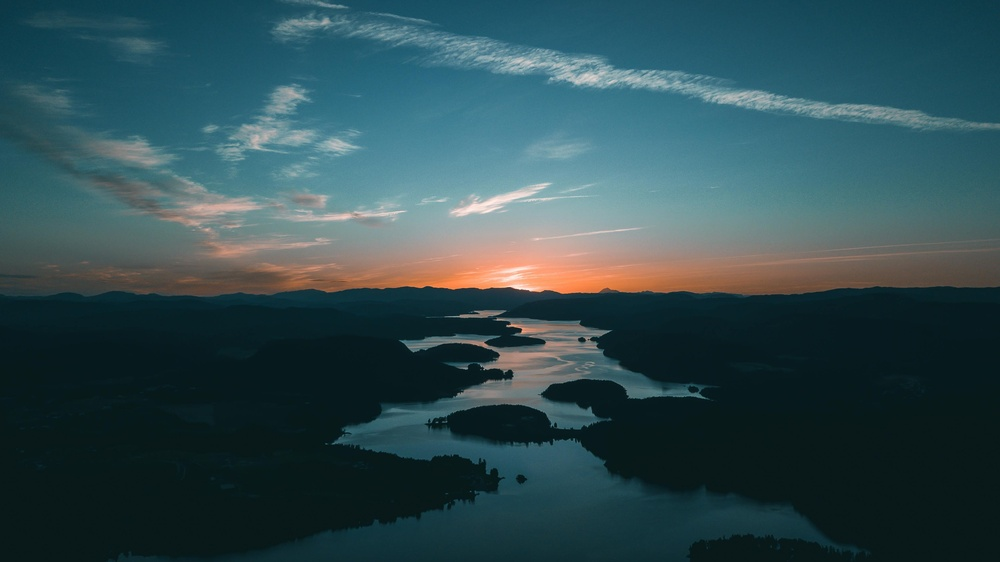
#> input picture Experiment_3/image.jpg, 1000 x 562 px, shrunk from 3844 x 2159 before the run
$ python main.py   (older library calls are emulated)
#> lines starting #> are read from the running program, lines starting #| are printed output that depends on the picture
import cv2
import numpy as np
import matplotlib.pyplot as plt
import time

# ==========================================
# STEP 1: Load Image
# ==========================================

image = cv2.imread("image.jpg")
#> image is the input picture: shape (562, 1000, 3); mean B, G, R 80.8, 75.5, 47.8

if image is None:
    print("Error: image.jpg not found!")
    print("Please keep image.jpg in the same folder as main.py")
    exit()

# Convert BGR to RGB for Matplotlib
image_rgb = cv2.cvtColor(image, cv2.COLOR_BGR2RGB)


# ==========================================
# STEP 2: Display Original Image
# ==========================================

plt.figure(figsize=(6, 4))
plt.imshow(image_rgb)
plt.title("Original Image")
plt.axis("off")
plt.show()


# ==========================================
# STEP 3: Gaussian Filtering
# ==========================================

start = time.time()

gaussian_blur = cv2.GaussianBlur(image, (5, 5), 0)

gaussian_time = time.time() - start

gaussian_rgb = cv2.cvtColor(gaussian_blur, cv2.COLOR_BGR2RGB)

plt.figure(figsize=(6, 4))
plt.imshow(gaussian_rgb)
plt.title("Gaussian Blur")
plt.axis("off")
plt.show()


# ==========================================
# STEP 4: Median Filtering
# ==========================================

start = time.time()

median_filter = cv2.medianBlur(image, 5)

median_time = time.time() - start

median_rgb = cv2.cvtColor(median_filter, cv2.COLOR_BGR2RGB)

plt.figure(figsize=(6, 4))
plt.imshow(median_rgb)
plt.title("Median Filter")
plt.axis("off")
plt.show()


# ==========================================
# STEP 5: Average / Mean Filtering
# ==========================================

start = time.time()

average_filter = cv2.blur(image, (5, 5))

average_time = time.time() - start

average_rgb = cv2.cvtColor(average_filter, cv2.COLOR_BGR2RGB)

plt.figure(figsize=(6, 4))
plt.imshow(average_rgb)
plt.title("Average / Mean Filter")
plt.axis("off")
plt.show()


# ==========================================
# STEP 6: Laplacian Filtering
# ==========================================

gray = cv2.cvtColor(image, cv2.COLOR_BGR2GRAY)
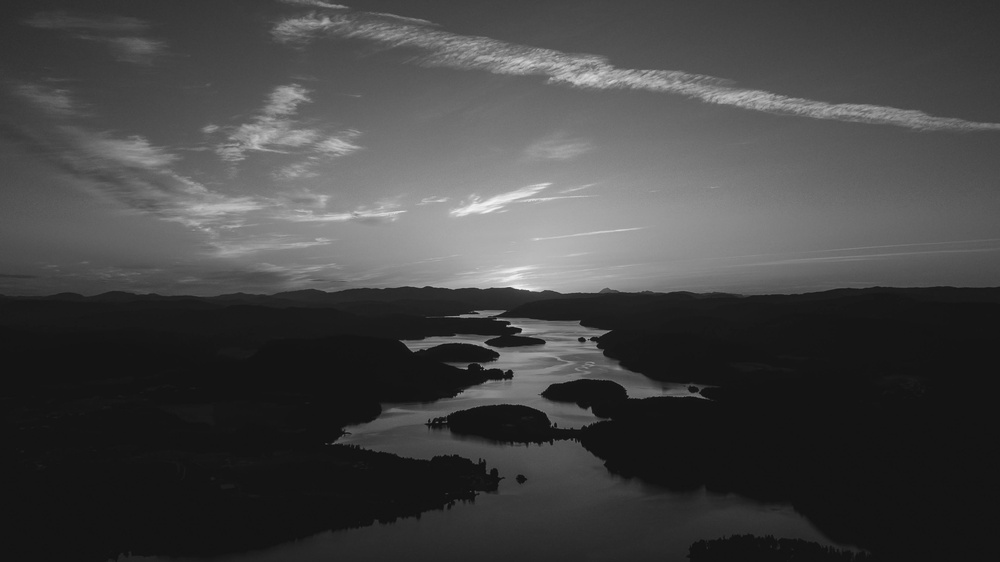
#> gray: shape (562, 1000); min 11, max 246, mean 67.8

start = time.time()

laplacian_result = cv2.Laplacian(gray, cv2.CV_64F)
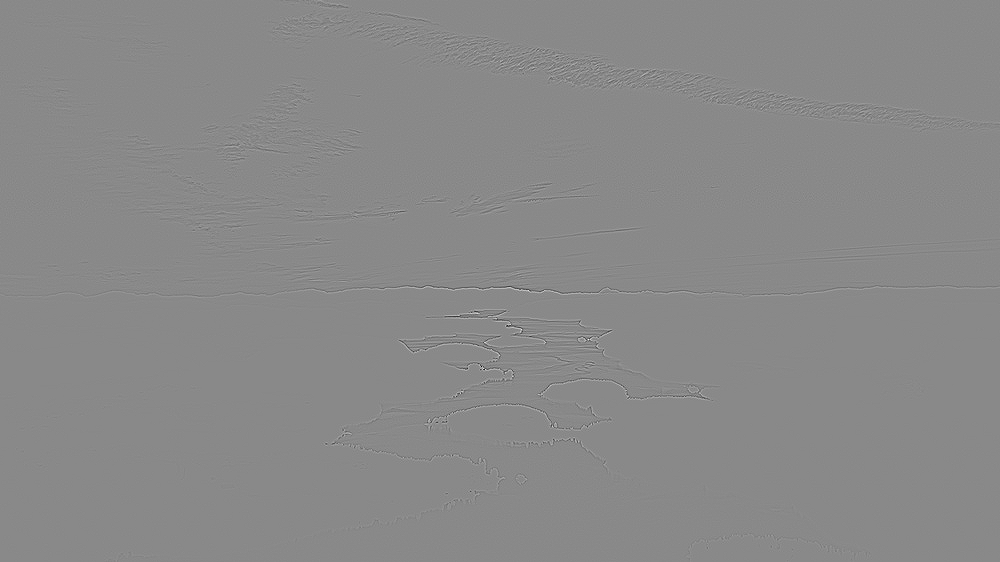
#> laplacian_result: shape (562, 1000) float64; min -299, max 256, mean 0; drawn with min black and max white

laplacian_time = time.time() - start

laplacian = cv2.convertScaleAbs(laplacian_result)
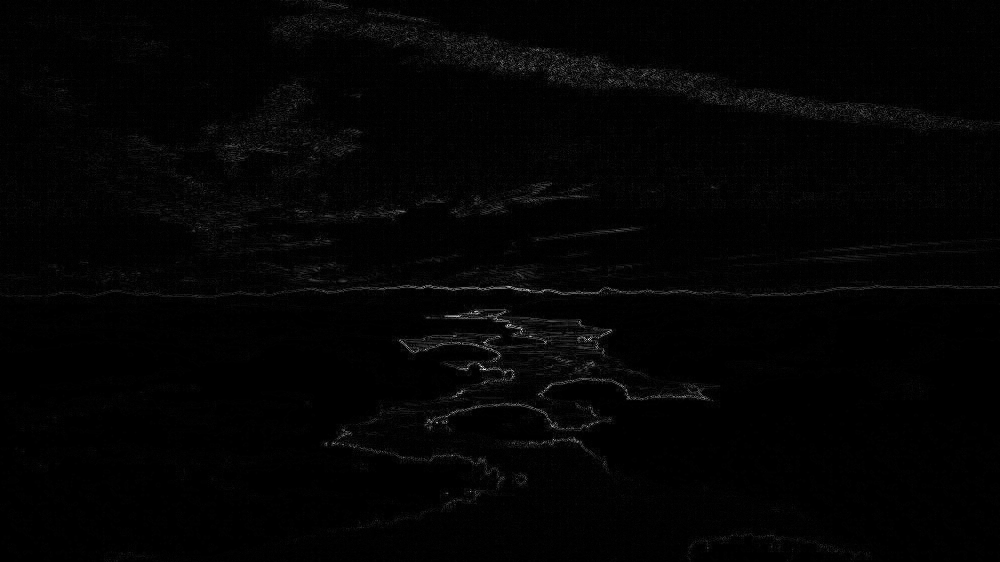
#> laplacian: shape (562, 1000); min 0, max 255, mean 3.5

plt.figure(figsize=(6, 4))
plt.imshow(laplacian, cmap="gray")
plt.title("Laplacian Filter")
plt.axis("off")
plt.show()


# ==========================================
# STEP 7: Sobel Edge Detection
# ==========================================

# Sobel X - Vertical Edges
start = time.time()

sobel_x_result = cv2.Sobel(
    gray,
    cv2.CV_64F,
    1,
    0,
    ksize=3
)
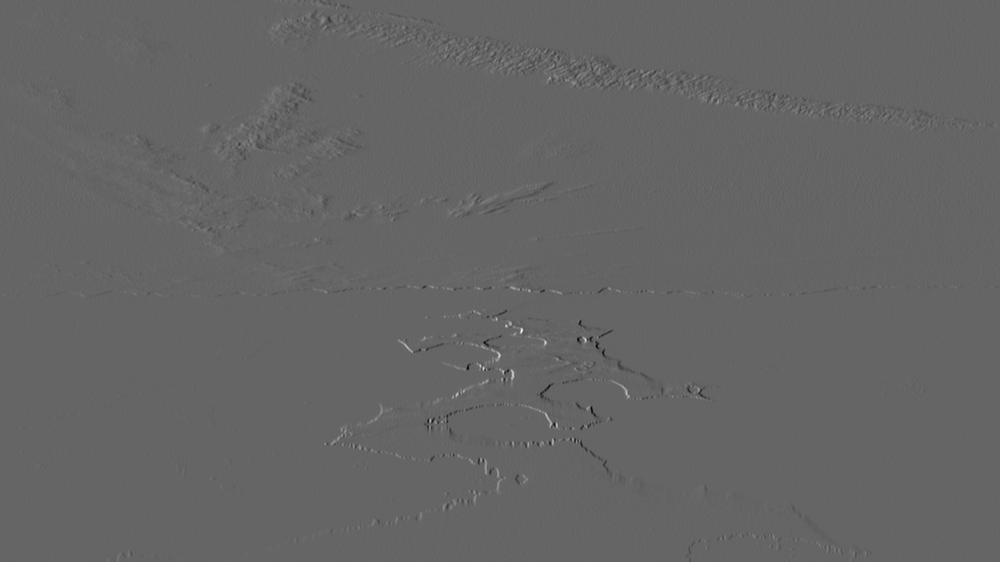
#> sobel_x_result: shape (562, 1000) float64; min -389, max 589, mean 0; drawn with min black and max white

sobel_x_time = time.time() - start

sobel_x = cv2.convertScaleAbs(sobel_x_result)


# Sobel Y - Horizontal Edges
start = time.time()

sobel_y_result = cv2.Sobel(
    gray,
    cv2.CV_64F,
    0,
    1,
    ksize=3
)
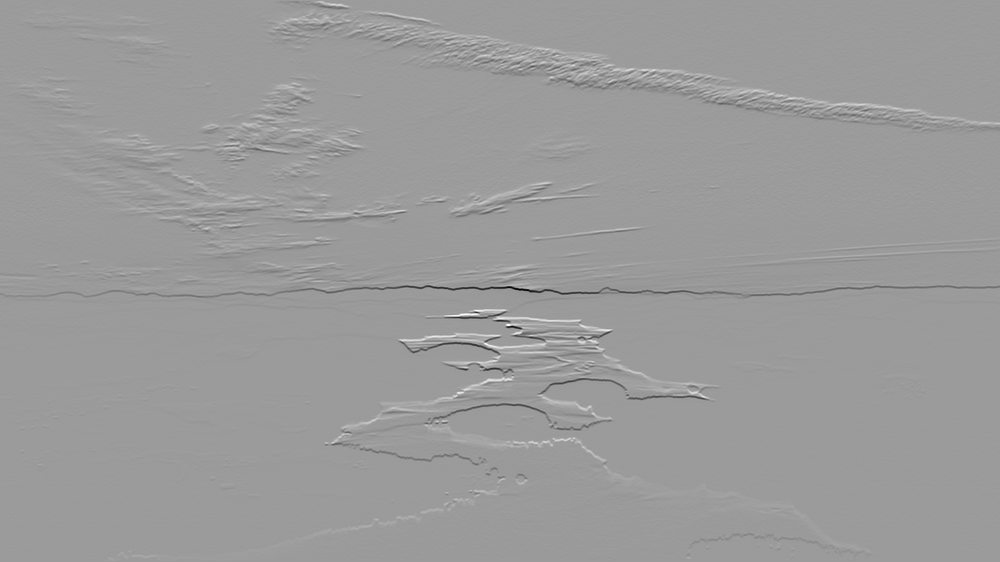
#> sobel_y_result: shape (562, 1000) float64; min -715, max 460, mean -0.4; drawn with min black and max white

sobel_y_time = time.time() - start

sobel_y = cv2.convertScaleAbs(sobel_y_result)
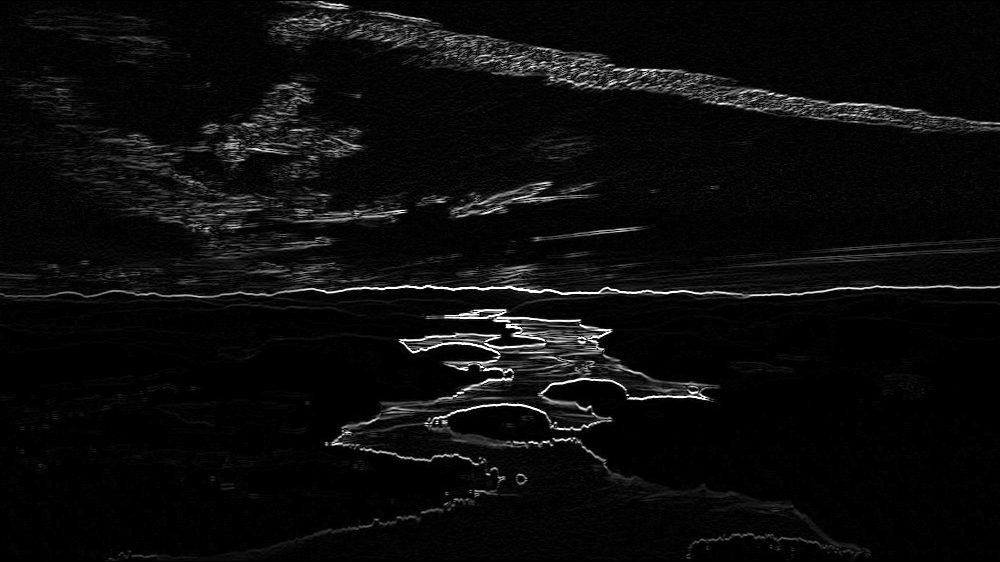
#> sobel_y: shape (562, 1000); min 0, max 255, mean 11.5


# Display Sobel X
plt.figure(figsize=(6, 4))
plt.imshow(sobel_x, cmap="gray")
plt.title("Sobel X - Vertical Edges")
plt.axis("off")
plt.show()


# Display Sobel Y
plt.figure(figsize=(6, 4))
plt.imshow(sobel_y, cmap="gray")
plt.title("Sobel Y - Horizontal Edges")
plt.axis("off")
plt.show()


# ==========================================
# STEP 8: Time Comparison
# ==========================================

print("\n========================================")
print("COMPARISON OF FILTERING TECHNIQUES")
print("========================================")

print(f"Gaussian Filter Time : {gaussian_time:.6f} seconds")
print(f"Median Filter Time   : {median_time:.6f} seconds")
print(f"Average Filter Time  : {average_time:.6f} seconds")
print(f"Laplacian Time       : {laplacian_time:.6f} seconds")
print(f"Sobel X Time         : {sobel_x_time:.6f} seconds")
print(f"Sobel Y Time         : {sobel_y_time:.6f} seconds")


# ==========================================
# STEP 9: Combined Comparison
# ==========================================

plt.figure(figsize=(12, 8))

plt.subplot(2, 4, 1)
plt.imshow(image_rgb)
plt.title("Original")
plt.axis("off")

plt.subplot(2, 4, 2)
plt.imshow(gaussian_rgb)
plt.title("Gaussian")
plt.axis("off")

plt.subplot(2, 4, 3)
plt.imshow(median_rgb)
plt.title("Median")
plt.axis("off")

plt.subplot(2, 4, 4)
plt.imshow(average_rgb)
plt.title("Average")
plt.axis("off")

plt.subplot(2, 4, 5)
plt.imshow(laplacian, cmap="gray")
plt.title("Laplacian")
plt.axis("off")

plt.subplot(2, 4, 6)
plt.imshow(sobel_x, cmap="gray")
plt.title("Sobel X")
plt.axis("off")

plt.subplot(2, 4, 7)
plt.imshow(sobel_y, cmap="gray")
plt.title("Sobel Y")
plt.axis("off")

plt.tight_layout()
plt.show()


# ==========================================
# STEP 10: Save Output Images
# ==========================================

cv2.imwrite("original.jpg", image)
cv2.imwrite("gaussian_blur.jpg", gaussian_blur)
cv2.imwrite("median_filter.jpg", median_filter)
cv2.imwrite("average_filter.jpg", average_filter)
cv2.imwrite("laplacian.jpg", laplacian)
cv2.imwrite("sobel_x.jpg", sobel_x)
cv2.imwrite("sobel_y.jpg", sobel_y)

print("\n========================================")
print("ALL OUTPUT IMAGES SAVED SUCCESSFULLY!")
print("========================================")

print("original.jpg")
print("gaussian_blur.jpg")
print("median_filter.jpg")
print("average_filter.jpg")
print("laplacian.jpg")
print("sobel_x.jpg")
print("sobel_y.jpg")


# ==========================================
# OBSERVATIONS
# ==========================================

print("\n========================================")
print("OBSERVATIONS")
print("========================================")

print("1. Gaussian Filter reduces noise and smooths the image.")
print("2. Median Filter is effective for salt-and-pepper noise.")
print("3. Average Filter performs general image smoothing.")
print("4. Laplacian Filter highlights edges and fine details.")
print("5. Sobel X detects vertical edges.")
print("6. Sobel Y detects horizontal edges.")
print("7. Low-pass filters are mainly used for smoothing.")
print("8. High-pass filters are mainly used for edge enhancement.")
